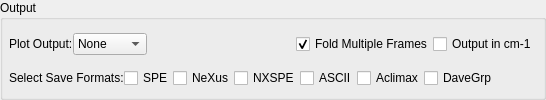
        <widget class="QGroupBox" name="gbSave">
         <property name="title">
          <string>Output</string>
         </property>
         <layout class="QGridLayout" name="gridLayout_8">
          <property name="leftMargin">
           <number>6</number>
          </property>
          <property name="topMargin">
           <number>6</number>
          </property>
          <property name="rightMargin">
           <number>6</number>
          </property>
          <property name="bottomMargin">
           <number>0</number>
          </property>
          <property name="horizontalSpacing">
           <number>0</number>
          </property>
          <item row="1" column="0">
           <layout class="QHBoxLayout" name="horizontalLayout_8">
            <item>
             <widget class="QLabel" name="save_lbFormats">
              <property name="text">
               <string>Select Save Formats:</string>
              </property>
             </widget>
            </item>
            <item>
             <widget class="QCheckBox" name="save_ckSPE">
              <property name="toolTip">
               <string>Save file in SPE format.</string>
              </property>
              <property name="text">
               <string>SPE</string>
              </property>
              <property name="checked">
               <bool>false</bool>
              </property>
             </widget>
            </item>
            <item>
             <widget class="QCheckBox" name="save_ckNexus">
              <property name="toolTip">
               <string>Save file in Nexus format.</string>
              </property>
              <property name="text">
               <string>NeXus</string>
              </property>
             </widget>
            </item>
            <item>
             <widget class="QCheckBox" name="save_ckNxSPE">
              <property name="text">
               <string>NXSPE</string>
              </property>
             </widget>
            </item>
            <item>
             <widget class="QCheckBox" name="save_ckAscii">
              <property name="text">
               <string>ASCII</string>
              </property>
             </widget>
            </item>
            <item>
             <widget class="QCheckBox" name="save_ckAclimax">
              <property name="text">
               <string>Aclimax</string>
              </property>
             </widget>
            </item>
            <item>
             <widget class="QCheckBox" name="save_ckDaveGrp">
              <property name="text">
               <string>DaveGrp</string>
              </property>
             </widget>
            </item>
            <item>
             <spacer name="horizontalSpacer_15">
              <property name="orientation">
               <enum>Qt::Horizontal</enum>
              </property>
              <property name="sizeHint" stdset="0">
               <size>
                <width>40</width>
                <height>20</height>
               </size>
              </property>
             </spacer>
            </item>
           </layout>
          </item>
          <item row="0" column="0">
           <layout class="QHBoxLayout" name="horizontalLayout_23">
            <item>
             <widget class="QLabel" name="ind_lbPlotOutput">
              <property name="text">
               <string>Plot Output:</string>
              </property>
              <property name="alignment">
               <set>Qt::AlignLeading|Qt::AlignLeft|Qt::AlignVCenter</set>
              </property>
             </widget>
            </item>
            <item>
             <widget class="QComboBox" name="ind_cbPlotOutput">
              <item>
               <property name="text">
                <string>None</string>
               </property>
              </item>
              <item>
               <property name="text">
                <string>Spectra</string>
               </property>
              </item>
              <item>
               <property name="text">
                <string>Contour</string>
               </property>
              </item>
             </widget>
            </item>
            <item>
             <spacer name="horizontalSpacer_3">
              <property name="orientation">
               <enum>Qt::Horizontal</enum>
              </property>
              <property name="sizeHint" stdset="0">
               <size>
                <width>40</width>
                <height>20</height>
               </size>
              </property>
             </spacer>
            </item>
            <item>
             <widget class="QCheckBox" name="ckFold">
              <property name="enabled">
               <bool>true</bool>
              </property>
              <property name="toolTip">
               <string>If this box is unchecked and the raw files are determined to contain multiple frames, then the reduction process will end at the step where they would have been folded together.
Later steps in the process (saving, renaming) will not be done.</string>
              </property>
              <property name="text">
               <string>Fold Multiple Frames</string>
              </property>
              <property name="checked">
               <bool>true</bool>
              </property>
             </widget>
            </item>
            <item>
             <widget class="QCheckBox" name="ckCm1Units">
              <property name="text">
               <string>Output in cm-1</string>
              </property>
             </widget>
            </item>
           </layout>
          </item>
         </layout>
        </widget>
